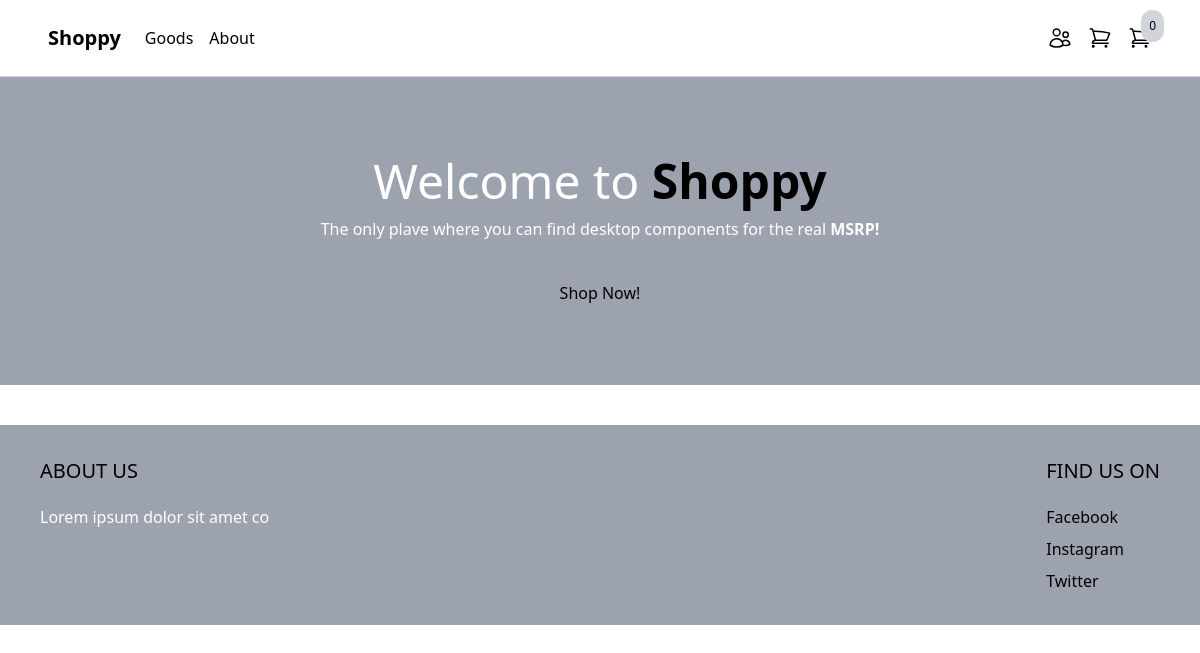
The app's page /, older data.
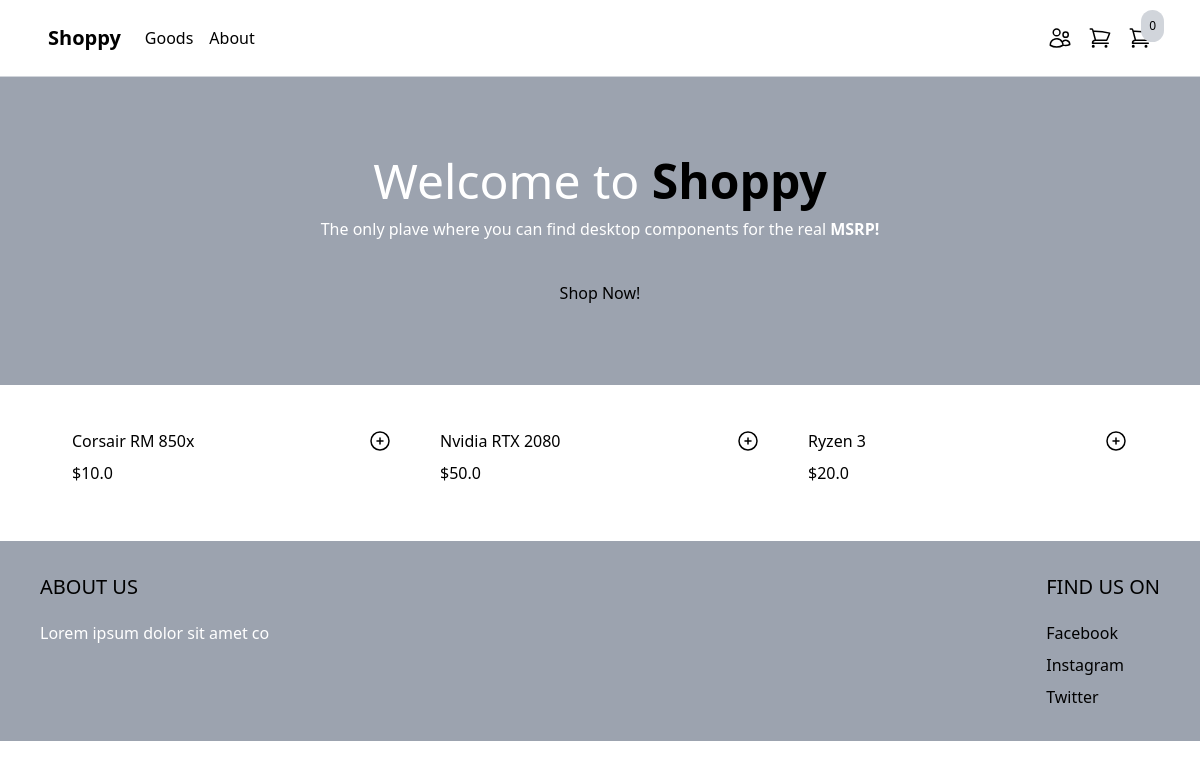
The same page, newer data.
### product/models.py (models this page shows, shortened)
class Product(models.Model):
    category = models.ForeignKey(Category, related_name='products', on_delete=models.CASCADE)
    name = models.CharField(max_length=255)
    slug = models.SlugField()
    description = models.TextField(blank=True, null=True)
    price = models.IntegerField()
    created_at = models.DateTimeField(auto_now_add=True)
    image = models.ImageField(upload_to='uploads/', blank=True, null=True)
    thumbnail = models.ImageField(upload_to='uploads/', blank=True, null=True)
    class Meta:
        ordering = ('-created_at',)
    def get_display_price(self):
        return self.price / 100
    def get_thumbnail(self):
        if self.thumbnail:
            return self.thumbnail.url
        else:
            if self.image:
                self.thumbnail = self.make_thumbnail(self.image)
                self.save()
                return self.thumbnail.url
            else:
                return 'https://via.plaveholder.com/240x240x.jpg'

### main/views.py (the view)
# urls.py: path('', mainpage, name='mainpage'),
def mainpage(request):
    products = Product.objects.all()[0:8]
    return render(request, 'main/mainpage.html', {'products': products})

### cart/cart.py (called while the page is built)
    def __len__(self):
        return sum(item['quantity'] for item in self.cart.values())

### cart/context_processors.py (called while the page is built)
def cart(request):
    return {'cart': Cart(request)}

### main/templates/main/mainpage.html
{% extends "main/base.html" %}
{% block content %}
<header class="px-6 py-8 lg:py-20 bg-gray-400">
    <div class="max-w-3xl mx-auto text-center">
        <p class="mb-3 text-3xl lg:text-5xl text-white">
            Welcome to <strong><span class="text-black">Shoppy</span></strong>
        </p>
        <p class="mb-10 text-white">
            The only plave where you can find desktop components for the real <strong>MSRP!</strong>
        </p>
        <a href="" class="inline-block px-10-py-6 text-black hover:text-white">Shop Now!</a>
    </div>
</header>
<div class="max-w-6xl mx-auto py-2 px-6 xl:px-0">
    <div class="products flex items-center flex-wrap">
        {% for product in products %}
            {% include 'product/partials/product_items.html' %}
        {% endfor %}
    </div>
</div>
{% endblock %}

### product/templates/product/partials/product_items.html (shortened to what this page needs)
<div class="w-full md:w-1/3 xl:w-1/4 p-6">
    <div class="pt-3 flex items-center justify-between">
        <a href="{% url 'product' product.slug %}">
            {{ product.name }}
        </a>
        <a href="{% url 'product' product.slug %}" class="text-black hover:text-gray-300">
            <svg xmlns="http://www.w3.org/2000/svg" fill="none" viewBox="0 0 24 24" stroke-width="1.5" stroke="currentColor" class="w-6 h-6">
                <path stroke-linecap="round" stroke-linejoin="round" d="M12 9v6m3-3H9m12 0a9 9 0 11-18 0 9 9 0 0118 0z" />
              </svg>
        </a>
    </div>
    <p class="pt-2 text-black">
        ${{ product.get_display_price }}
    </p>
</div>

Row changes from the older to the newer data that the page shows:
added Product: name "Corsair RM 850x", get_display_price "10.0"
added Product: name "Nvidia RTX 2080", get_display_price "50.0"
added Product: name "Ryzen 3", get_display_price "20.0"
